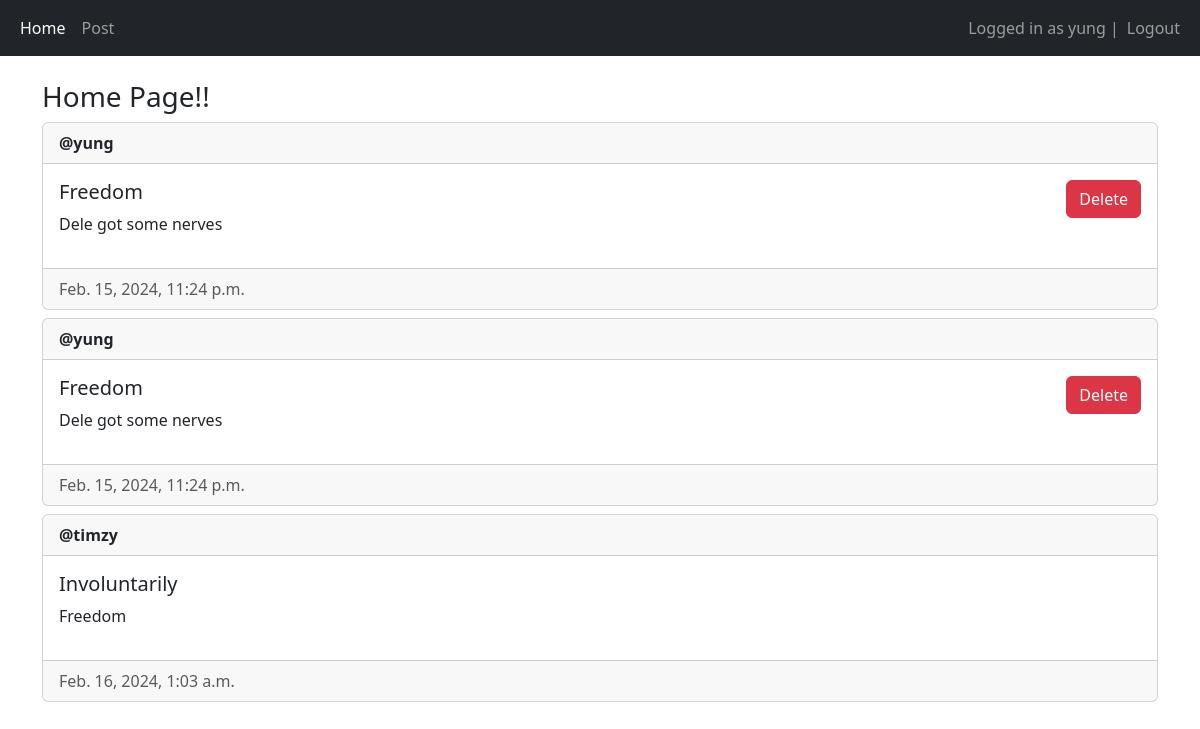
The app's page / (signed in) with its own data.
### main/models.py (models this page shows, shortened)
class Post(models.Model):
    author = models.ForeignKey(User, on_delete=models.CASCADE)
    title = models.CharField(max_length=200)
    description = models.TextField()
    created_at = models.DateTimeField(auto_now_add=True)
    updated_at = models.DateField(auto_now=True)

### main/views.py (the view, shortened to what this page needs)
# urls.py: path('', views.home, name='home'),
@login_required(login_url="/login")
def home(request):
    posts = Post.objects.all()
    return render(request, 'main/home.html', {"posts": posts})

### main/templates/main/home.html (shortened to what this page needs)
{% extends 'main/base.html' %}
{% block content %}
<h3>Home Page!!</h3>
{% for post in posts %}
<div class="card mt-2">
    <div class="card-header"><strong>@{{ post.author.username }}</strong></div>
    <div class="card-body d-flex flex-row justify-content-between">
        <div>
            <h5 class="card-title">{{ post.title }}</h5>
            <p>{{ post.description }}</p>
        </div>
        <div>
            {% if request.user == post.author or perms.main.delete_post%}
            <form method="POST">
                <button type="submit" class="btn btn-danger">Delete</button>
            </form>
            {% endif %}
        </div>
    </div>
    <div class="card-footer text-muted">{{ post.created_at }}</div>
</div>
{% empty %}
<p>No Post yet:</p>
{% endfor %}
{% endblock %}

### main/templates/main/base.html (shortened to what this page needs)
<!DOCTYPE html>
<html lang="en">
<head>
    <link href="https://cdn.jsdelivr.net/npm/bootstrap@5.3.2/dist/css/bootstrap.min.css" rel="stylesheet">
</head>
<body>
    <nav class="navbar navbar-expand-lg bg-dark navbar-dark">
        <div class="container-fluid">
          <div>
            <ul class="navbar-nav">
              <li class="nav-item">
                <a class="nav-link active" aria-current="page" href="/home">Home</a>
              </li>
              <li class="nav-item">
                <a class="nav-link" href="/create-post">Post</a>
              </li>
            </ul>
          </div>
          <div>
            <ul class="navbar-nav">
              {% if user.is_authenticated %}
              <span class="navbar-text"> Logged in as {{user.username}} | </span>
              <li class="nav-item">
                <a class="nav-link" href="/logout">Logout</a>
              </li>
              {% else %}
                <li class="nav-item">
                    <a class="nav-link" href="/login">Login</a>
                </li>
              {% endif %}
            </ul>
          </div>
        </div>
      </nav>
    <div class="container pt-4">
        {% block content %}
        {% endblock %}
    </div>
</body>
</html>

### records on screen
Post: author.username "yung", title "Freedom", description "Dele got some nerves", created_at "Feb. 15, 2024, 11:24 p.m."
Post: author.username "yung", title "Freedom", description "Dele got some nerves", created_at "Feb. 15, 2024, 11:24 p.m."
Post: author.username "timzy", title "Involuntarily", description "Freedom", created_at "Feb. 16, 2024, 1:03 a.m."

### other values on screen
{{ user.username }} "yung"
